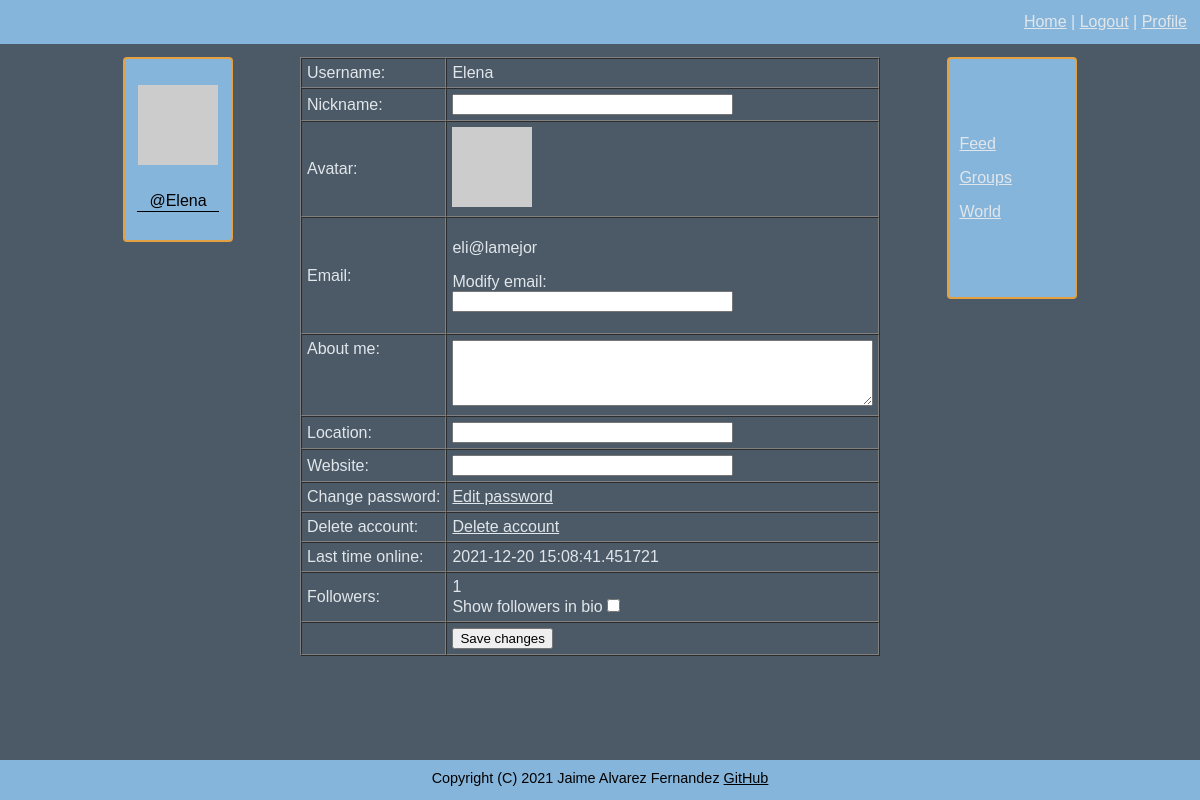
Page /profile (signed in) on the committed database.
### connect/models.py (models this page shows, shortened)
class User(UserMixin, db.Model):
    id = db.Column(db.Integer, primary_key=True)
    username = db.Column(db.String(64), index=True, unique=True)
    email = db.Column(db.String(120), index=True, unique=True)
    nickname = db.Column(db.String(64))
    password = db.Column(db.String(128))
    about_me = db.Column(db.String(140))
    location = db.Column(db.String(64))
    website = db.Column(db.String(120))
    last_seen = db.Column(db.DateTime, default=datetime.datetime.utcnow)
    follower_bio = db.Column(db.Boolean, default=False)
    posts = db.relationship('Posts', backref='author', lazy='dynamic')
    reply = db.relationship('Reply', backref='author', lazy='dynamic')
    followed = db.relationship('User',
                               secondary=followers,
                               primaryjoin=(followers.c.follower_id == id),
                               secondaryjoin=(followers.c.followed_id == id),
                               backref=db.backref('followers', lazy='dynamic'), lazy='dynamic')
    starred = db.relationship('Posts',
                              secondary=stars,
                              backref=db.backref('awarded_stars', lazy='dynamic'), lazy='dynamic')
    starred_reply = db.relationship('Reply',
                                    secondary=stars_reply,
                                    backref=db.backref('awarded_stars_reply', lazy='dynamic'), lazy='dynamic')
    def avatar(self, size):
        digest = md5(self.email.lower().encode('utf-8')).hexdigest()
        return f'https://www.gravatar.com/avatar/{digest}?d=identicon&s={size}'

### connect/routing.py (the view)
@app.route('/profile', methods=['GET', 'POST'])
@flask_login.login_required
def profile():
    form = forms.EditProfileForm()
    if form.validate_on_submit():
        if form.user_email.data != '':
            flask_login.current_user.email = form.user_email.data
        flask_login.current_user.about_me = form.about_me.data
        flask_login.current_user.location = form.location.data
        flask_login.current_user.website = form.website.data
        flask_login.current_user.nickname = form.nickname.data
        flask_login.current_user.follower_bio = form.followers.data
        db.session.commit()
        flask.flash('Your changes have been saved.')
        return flask.redirect(flask.url_for('profile'))
    elif flask.request.method == 'GET':
        form.user_email.data = ''
        form.nickname.data = flask_login.current_user.nickname
        form.about_me.data = flask_login.current_user.about_me
        form.website.data = flask_login.current_user.website
        form.location.data = flask_login.current_user.location
        form.followers.data = flask_login.current_user.follower_bio
    return flask.render_template('profile.html', user=flask_login.current_user, form=form, title='Profile')

### connect/forms.py (shortened to what this page needs)
class EditProfileForm(FlaskForm):
    user_email = wtforms.StringField('Email', validators=[validators.Optional(),
                                                          validators.Regexp(r'^[a-zA-Z0-9_.]+@[a-zA-Z0-9_.]+$',
                                                                            message='Please enter a valid email')])
    about_me = wtforms.TextAreaField('About me', validators=[validators.Length(min=0, max=140)])
    nickname = wtforms.StringField('Nickname', validators=[validators.Length(min=0, max=25)])
    submit = wtforms.SubmitField('Save changes')
    location = wtforms.StringField('Location', validators=[validators.Optional()])
    website = wtforms.StringField('Website', validators=[validators.Optional()])
    followers = wtforms.BooleanField('Show followers in bio')

### connect/models.py (called while the page is built)
@login.user_loader
def load_user(user_id):
    return User.query.get(int(user_id))

### connect/routing.py (called while the page is built)
@app.before_request
def before_request():
    if flask_login.current_user.is_authenticated:
        flask_login.current_user.last_seen = datetime.datetime.utcnow()
        db.session.commit()

### connect/templates/profile.html (shortened to what this page needs)
{% extends "general_template.html" %}
{% block content %}
<div id="profile">
        <form action="" method="post" novalidate>
            <table cellspacing="0" cellpadding="5" border="1">
                <tr>
                    <td>Username:</td>
                    <td>{{ user.username }}</td>
                </tr>
                <tr>
                    <td>{{ form.nickname.label }}:</td>
                    <td>
                        {{ form.nickname(size=32, autocomplete=off) }}<br>
                    </td>
                </tr>
                <tr>
                    <td>Avatar:</td>
                    <td><img src="{{ user.avatar(80) }}"></td>
                </tr>
                <tr>
                    <td>{{ form.user_email.label }}:</td>
                    <td>
                        <p>
                            {{ user.email }}
                        </p>
                        <p>
                            Modify email:<br>
                            {{ form.user_email(size=32, autocomplete=off) }}<br>
                        </p>
                    </td>
                </tr>
                <tr>
                    <td valign="top">{{ form.about_me.label }}:</td>
                    <td>
                        {{ form.about_me(cols=50, rows=4) }}<br>
                    </td>
                </tr>
                <tr>
                    <td>
                        {{ form.location.label }}:
                    </td>
                    <td>
                        {{ form.location(size=32) }}<br>
                    </td>
                </tr>
                <tr>
                    <td>
                        {{ form.website.label }}:
                    </td>
                    <td>
                        {{ form.website(size=32) }}<br>
                    </td>
                </tr>
                <tr valign="top">
                    <td>Change password:</td>
                    <td>
                         <a href="{{url_for('change_password')}}">Edit password</a>
                    </td>
                </tr>
                <tr>
                    <td>Delete account:</td>
                    <td>
                        <a href="{{ url_for('delete_account') }}">Delete account</a>
                    </td>
                </tr>
                <tr>
                    <td>Last time online:</td>
                    <td>{% if user.last_seen %}{{ user.last_seen }}{% endif %}</td>
                </tr>
                <tr>
                    <td>Followers:</td>
                    <td>{{ current_user.followers.count() }}<br>
                        {{ form.followers.label }}{{ form.followers() }}
                    </td>
                </tr>
                <tr>
                    <td></td>
                    <td>{{ form.submit() }}</td>
                </tr>
            </table>
        </form>
    </div>
{% endblock %}

### connect/templates/sub_templates/_profile.html (shortened to what this page needs)
{% if user and user != current_user %}
    <p>
        <img src="{{ user.avatar(128) }}">
    </p>
    <table width="100%">
        <tr>
            <td>
                {% if user.nickname is not none %}
                {{ user.nickname }}
                {% endif %}
            </td>
        </tr>
        <tr>
            <td class="bottom_line">
                @{{ user.username }}
            </td>
        </tr>
        <tr>
            <td>
                {% if not current_user.is_following(user) %}
                <form method="post" action="{{ url_for('follow', username=user.username, url=request.endpoint) }}">
                    {{ e_form.hidden_tag() }}
                    {{ e_form.submit(value='Follow') }}
                </form>
                {% else %}
                <form method="post" action="{{ url_for('unfollow', username=user.username, url=request.endpoint) }}">
                    {{ e_form.hidden_tag() }}
                    {{ e_form.submit(value='Unfollow') }}
                </form>
                {% endif %}
            </td>
        </tr>
        <tr>
            <td class="justify_text">
                {% if user.about_me is not none %}
                    {{ user.about_me }}
                {% endif %}
            </td>
        </tr>
        <tr>
            <td>
                {% if user.location is not none %}
                    {{ user.location }}
                {% endif %}
            </td>
        </tr>
        <tr>
            <td>
                {% if user.website is not none %}
                    <a href="{{ current_user.website }}">{{ current_user.website }}</a>
                {% endif %}
            </td>
        </tr>
        <tr>
            <td>
                {% if user.follower_bio %}
                Followers: {{ current_user.followers.count() }}
                {% endif %}
            </td>
        </tr>
    </table>
{% else %}
    <p>
        <img src="{{ current_user.avatar(128) }}">
    </p>
    <table width="100%">
        <tr>
            <td>
            </td>
        </tr>
        <tr>
            <td class="bottom_line">
                @{{ current_user.username }}
            </td>
        </tr>
        <tr>
            <td class="justify_text">
            </td>
        </tr>
        <tr>
            <td class="justify_text">
            </td>
        </tr>
        <tr>
            <td class="justify_text">
            </td>
        </tr>
        <tr>
            <td>
            </td>
        </tr>
    </table>
{% endif %}

### connect/static/css/style.css (style rules this page uses)
body { font-family: Arial; background: #4b5a66; color: #e1e6eb; min-height: 100vh; margin: 0; }
a { color: inherit; }
.bottom_line { border: solid; border-width: 0px 0 1px 0; }
.justify_text { text-align: justify; text-justify: inter-word; }
body { display:flex; flex-direction:column; }

### rows in the picture
User: username "Elena", email "eli@lamejor", last_seen "2021-12-20 15:08:41.451721"

### other values in the picture
{{ current_user.followers.count() }} "1"
